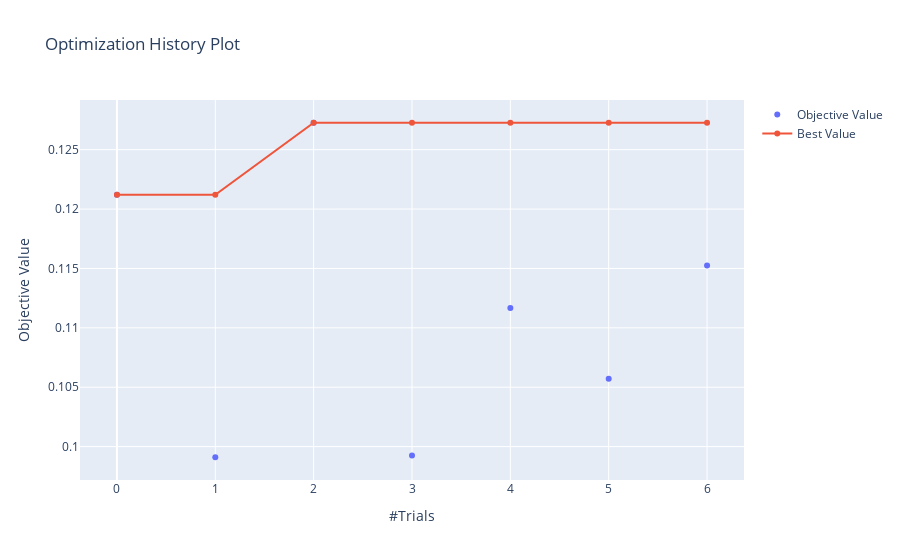

Notebook code cell kept with this figure:
### Code cell
# 실험 기록 시각화
optuna.visualization.plot_optimization_history(rf_study)

### Figure 1 — Plotly figure (JSON) as saved in the notebook; plotly's stock layout.template omitted (floating-point values rounded to 4 significant figures)
{"data": [{"mode": "markers", "name": "Objective Value", "type": "scatter", "x": [0, 1, 2, 3, 4, 5, 6], "y": [0.1212, 0.0991, 0.1273, 0.09925, 0.1117, 0.1057, 0.1152]}, {"name": "Best Value", "type": "scatter", "x": [0, 1, 2, 3, 4, 5, 6], "y": [0.1212, 0.1212, 0.1273, 0.1273, 0.1273, 0.1273, 0.1273]}], "layout": {"title": {"text": "Optimization History Plot"}, "xaxis": {"title": {"text": "#Trials"}}, "yaxis": {"title": {"text": "Objective Value"}}}}
